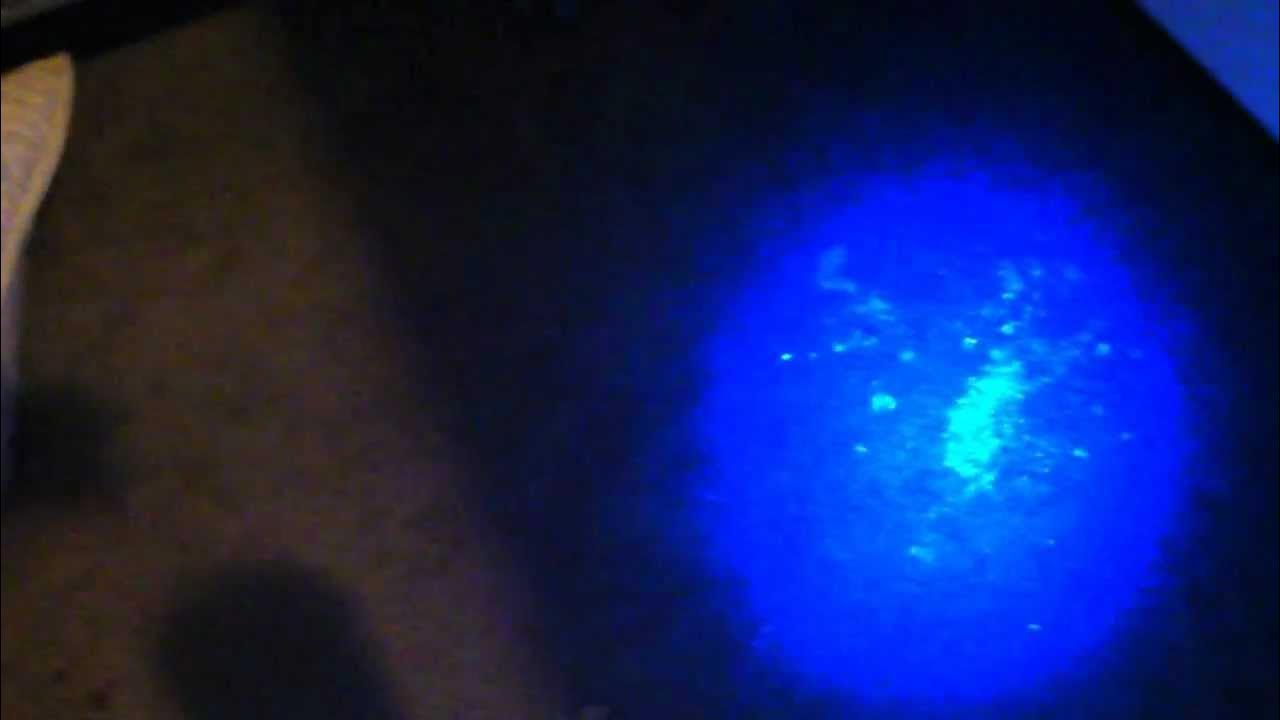
%> input picture assets/test.jpg, 1280 x 720 px
$ octave --eval "result = line_mask(rgb2gray(imread('../../assets/test.jpg')));"   (GNU Octave 9; MATLAB toolbox functions it lacks are replaced by stand-ins)
%> lines starting %> are read from the running program, lines starting %| are printed output that depends on the picture

function lineMask = line_mask(bw)

  skeleton = bwmorph(bw, 'skel', Inf);
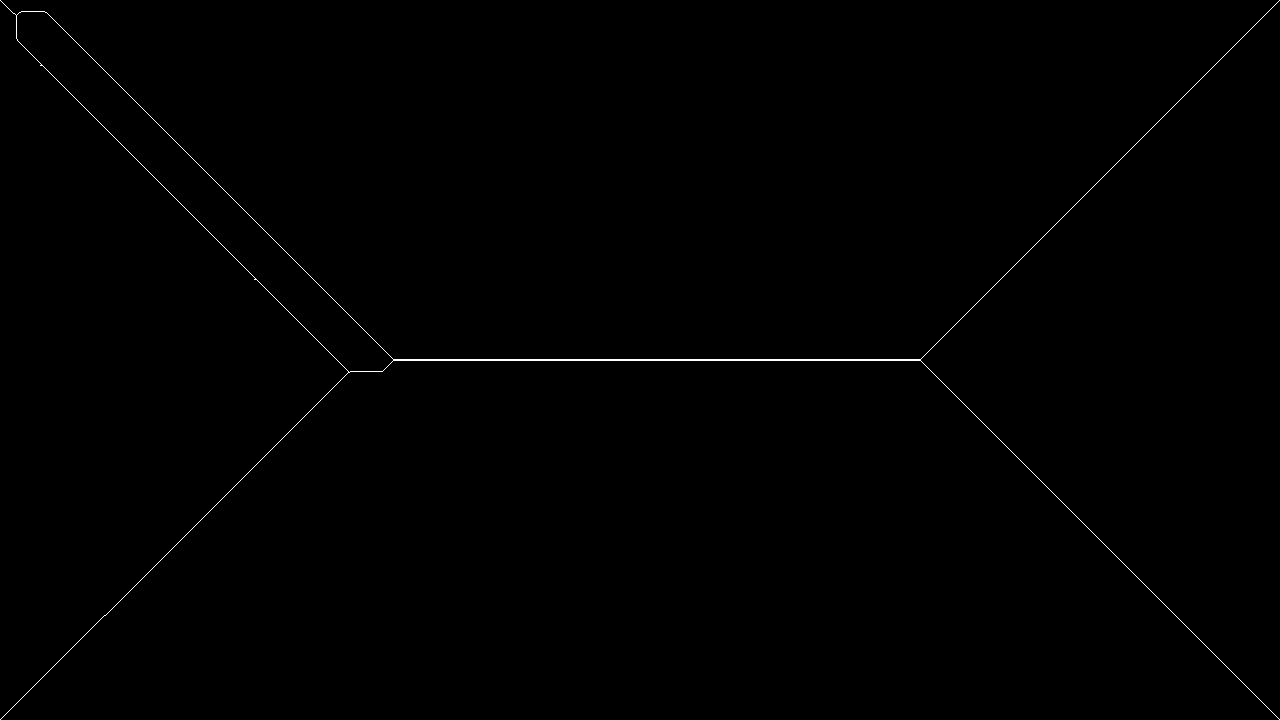
%> skeleton: size 720x1280 logical; 0.32% white in thin lines or dots
  [L, n] = bwlabel(skeleton);
%> L: size 720x1280 double; values 0 (black) and 1 (white), 0.32% white in thin lines or dots
%> n = 1

  stats = regionprops(L, 'PixelIdxList','Eccentricity');
%> stats = 1 region; Eccentricity: 0.907
  lineMask = false(size(bw));

  min_len = 170;
  % only lines
  ecc_thresh = 0.99;

  for k = 1:n
    pixList = stats(k).PixelIdxList;
    if numel(pixList) >= min_len && stats(k).Eccentricity >= ecc_thresh
      lineMask(pixList) = true;
    end
  end
%> this loop made 1 pass
%> lineMask: size 720x1280 logical; every value is 0

  % fatten lines a little
  lineMask = imdilate(lineMask, strel('disk',1));
end

$ run again, on assets/uv_1.JPG
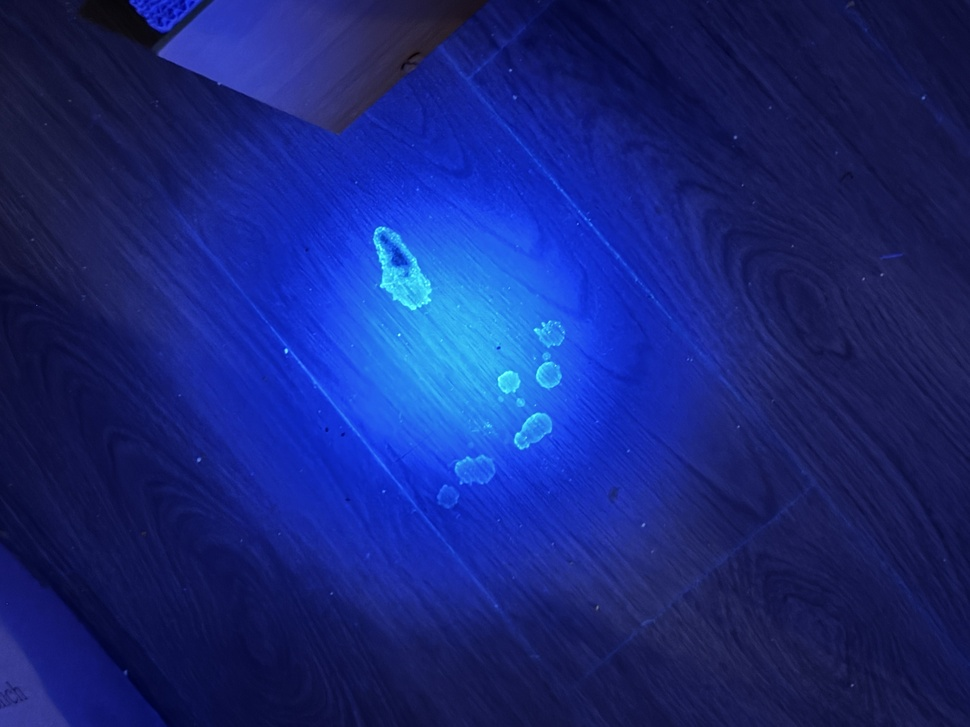
%> input picture assets/uv_1.JPG, 970 x 727 px, shrunk from 4032 x 3024 before the run
%> in line_mask, `skeleton = bwmorph(bw, 'skel', Inf);`:
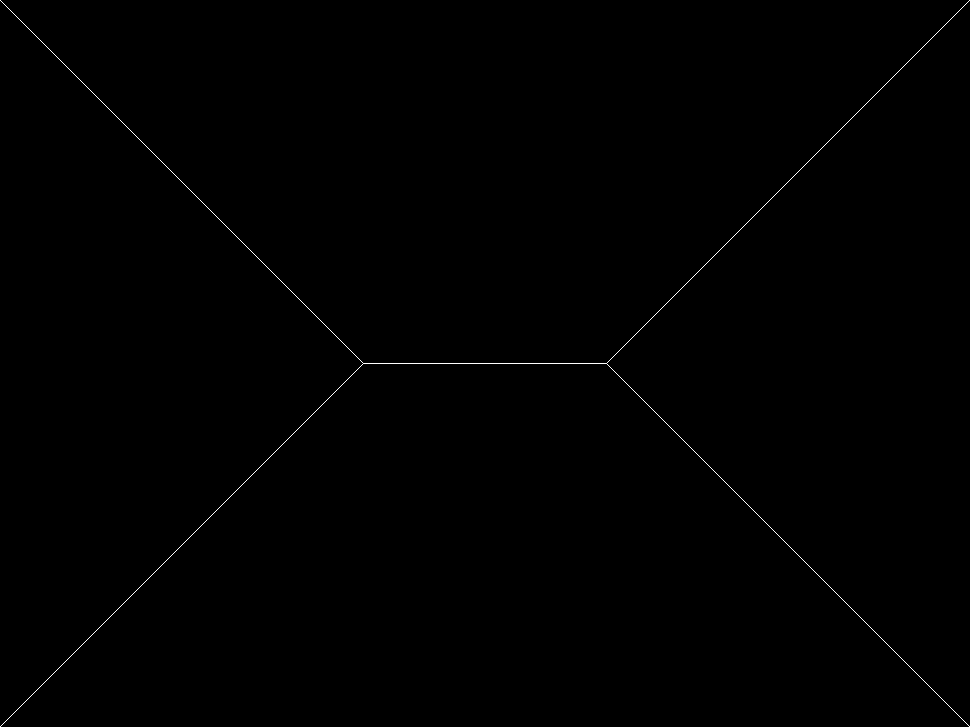
%> skeleton: size 727x970 logical; 0.24% white in thin lines or dots
%> L: size 727x970 double; values 0 (black) and 1 (white), 0.24% white in thin lines or dots
%> n = 1
%> stats = 1 region; Eccentricity: 0.759
%> the loop in line_mask, `for k = 1:n` made 1 pass

$ run again, on assets/uv_2.JPG
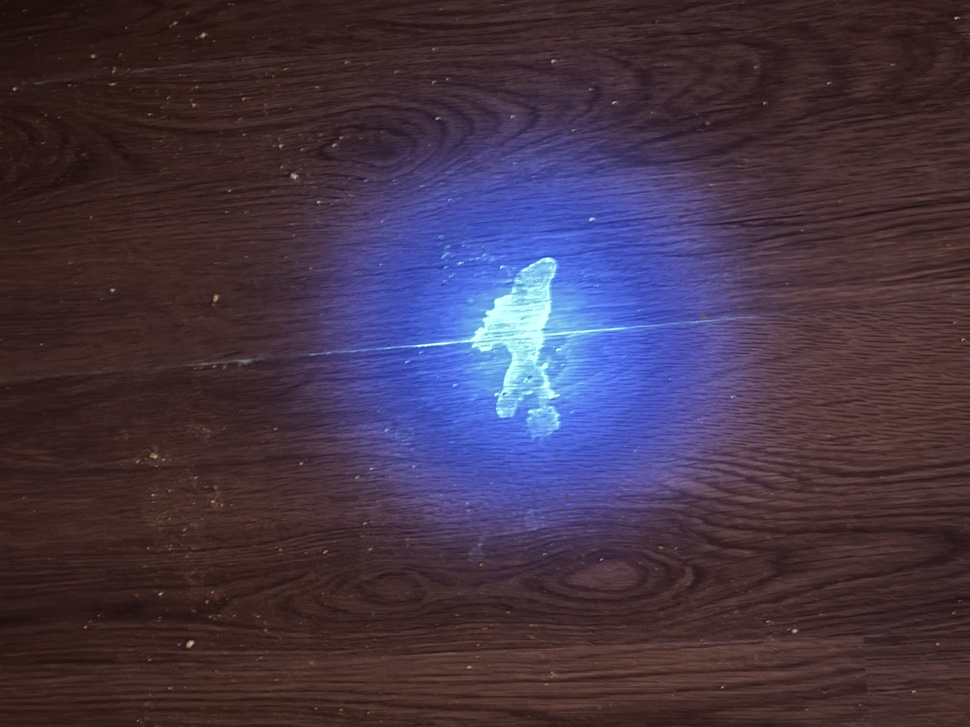
%> input picture assets/uv_2.JPG, 970 x 727 px, shrunk from 4032 x 3024 before the run
%> in line_mask, `skeleton = bwmorph(bw, 'skel', Inf);`:
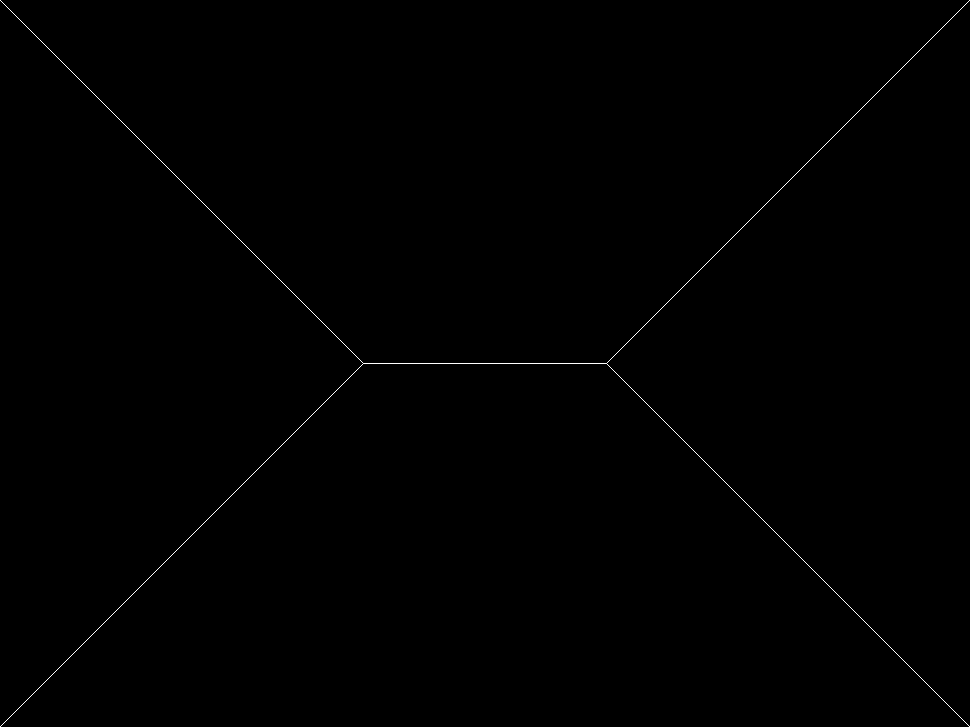
%> skeleton: size 727x970 logical; 0.24% white in thin lines or dots
%> L: size 727x970 double; values 0 (black) and 1 (white), 0.24% white in thin lines or dots
%> n = 1
%> stats = 1 region; Eccentricity: 0.759
%> the loop in line_mask, `for k = 1:n` made 1 pass

$ run again, on assets/uv_3.JPG
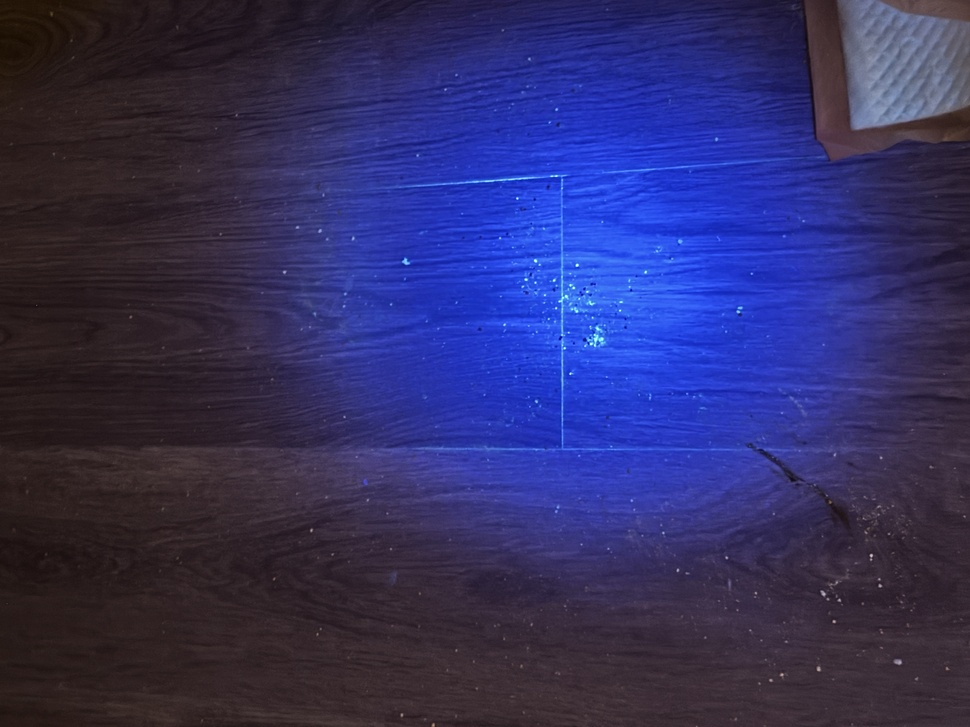
%> input picture assets/uv_3.JPG, 970 x 727 px, shrunk from 4032 x 3024 before the run
%> in line_mask, `skeleton = bwmorph(bw, 'skel', Inf);`:
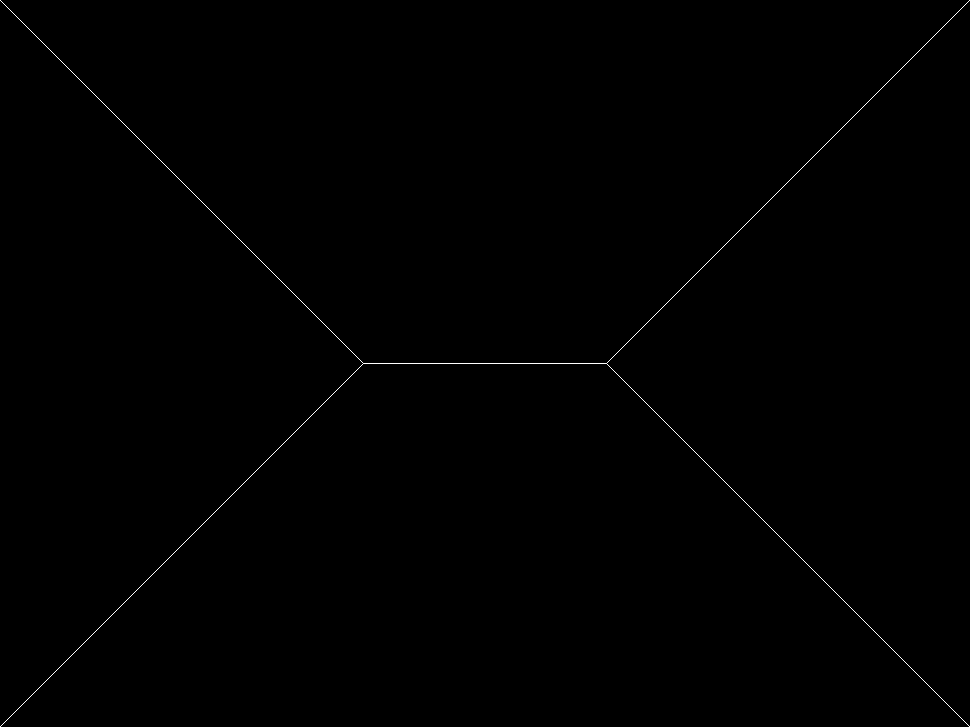
%> skeleton: size 727x970 logical; 0.24% white in thin lines or dots
%> L: size 727x970 double; values 0 (black) and 1 (white), 0.24% white in thin lines or dots
%> n = 1
%> stats = 1 region; Eccentricity: 0.759
%> the loop in line_mask, `for k = 1:n` made 1 pass
